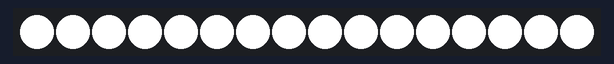
A sketch run on a simulated Arduino Uno, built with avr-gcc and run on an emulated ATmega328P. Parts: 16 RGB LEDs in strip order, left to right. Random numbers use the default seed unless the sketch sets one.

Above: at 0.1 s.
At 11.1 s:
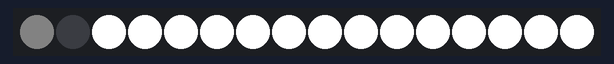
At 17.29 s:
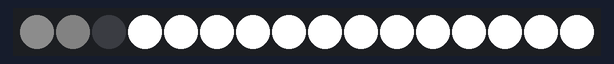
At 25.06 s:
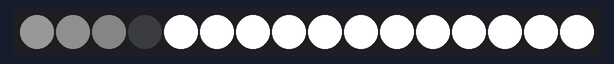
At 31.93 s:
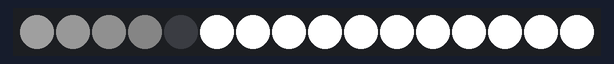
At 39.26 s:
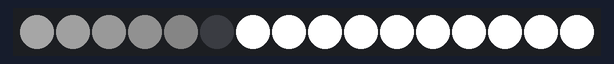

The sketch:

controller_07.ino
```cpp
#include "Tlc5940.h"
#include "datatypes.h"
#define QTY 16

// la data del estado de los leds
unsigned int buffer[QTY];
signed int us = 1; // algo asi como el frameRate


// el playhead
int velocity = 256;
// dir, pos, state, stepsCount, steps, waitCounter, defautlWait
Playhead p = { 1, 0, GO, 0, velocity};

/*
 la data de los leds
 la struct" Led guarda el estado logico de un led
*/
struct Led leds[16];


unsigned long lastTime = 0;

void setup()
{
  Tlc.init(4095);
  for (char i = 0; i < QTY; i++){
    leds[i].value = 4095;
    leds[i].decay = 1;
    leds[i].stepsCount = 0;
    leds[i].steps = 4095 / velocity;
  }
  p.defaultWait = random(minWait, maxWait);
}

void loop()
{

  updatePlayhead(&p);
  updateLeds(leds, &p);
  render(leds, QTY);

  delayMicroseconds(us);
};


void updatePlayhead(Playhead * p)
{
  switch (p->state) {
    case WAIT:
      p->waitCounter --;
      if(p->waitCounter <= 0) {
        switch (p->dir)
        {
          case FORWARD:
            p->dir = BACKWARDS;
          break;
          case BACKWARDS:
            p->dir = FORWARD;
          break;
        }
        p->waitCounter = random(minWait,maxWait);
        p->state = GO;
      }
    break;

    case GO:
     switch (p->dir){
       case FORWARD:
        p->stepsCount += 1;
        if(p->stepsCount >=  p->steps) {
          p->pos += 1;    // avanza
          p->stepsCount = 0; //reseteo el contador
        }
        if(p->pos == 255)
        {
          p->state = WAIT;
        }
      break;

      case BACKWARDS:
        p->stepsCount += 1;
        if(p->stepsCount >=  p->steps) {
          p->pos += -1;    // retrocede
          p->stepsCount = 0;
        }
        if(p->pos == 0)
        {
          p->state = WAIT;
        }
      break;
     }
    break;
  }
};

void updateLeds(struct Led leds[] , Playhead * p){

  int value;
  // aca se interpola el movimiento
  if(p->dir == BACKWARDS) value = backwards[p->pos];
  if(p->dir == FORWARD)   value = QTY - 1  - forward[p->pos];

  // y aca actualizo el estado del led
  for(int i = 0 ; i < QTY ; i ++)
  {
    if(i == value)
    {
      leds[i].value = 0;
    }else
    {
        leds[i].stepsCount += 1;
        if(leds[i].stepsCount >=  leds[i].steps) {
          leds[i].value = constrain(leds[i].value + leds[i].decay, 0, 4095);  // lo clampeo al maixmo para que no haya bardo
          leds[i].stepsCount = 0; //reseteo el contador
        }

    }
  }
};


void render(struct Led leds[], int l)
{
  for(int i = 0; i < l ; i ++)
  {
    Tlc.set(i, leds[i].value);
  }
  Tlc.update();
};
```

Source omitted: datatypes.h (data table, 2998 bytes)
